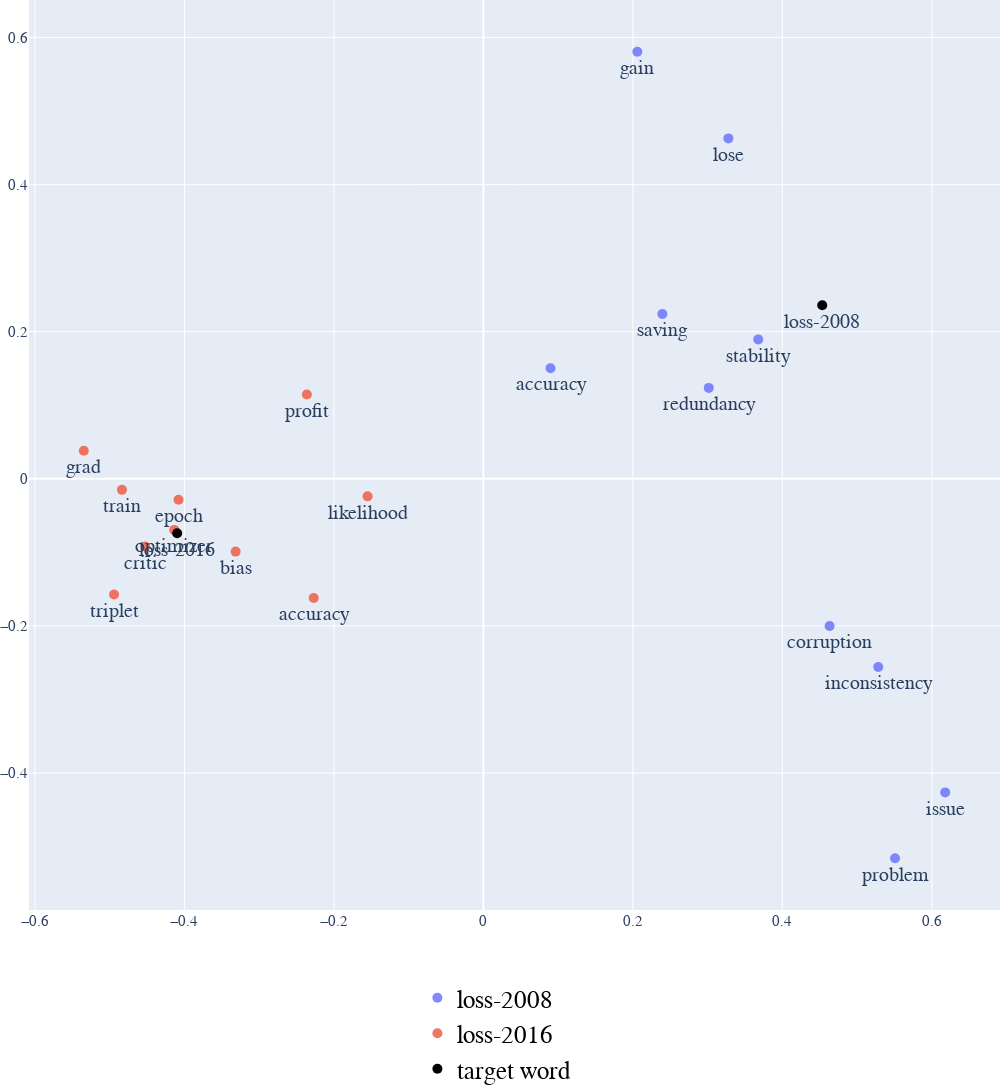

Here is the notebook cell this chart was saved with:
### Code cell
pca_scatter(model_2008.wv,model_2020_aligned2_08.wv, ml_user_input, ml_similar_word, color_map)

### Figure 1 — Plotly figure (JSON) as saved in the notebook; plotly's stock layout.template omitted (floating-point values rounded to 4 significant figures)
{"data": [{"marker": {"color": 2, "opacity": 0.8, "size": 10}, "mode": "markers+text", "name": "loss-2008", "text": ["lose", "corruption", "stability", "saving", "redundancy", "inconsistency", "issue", "accuracy", "gain", "problem"], "textfont": {"size": 20}, "textposition": "bottom center", "type": "scatter", "x": [0.3278, 0.4632, 0.3678, 0.2395, 0.3016, 0.5283, 0.6179, 0.08982, 0.206, 0.5508], "y": [0.4629, -0.2003, 0.1896, 0.2241, 0.1236, -0.2559, -0.4265, 0.1504, 0.5807, -0.516]}, {"marker": {"color": 2, "opacity": 0.8, "size": 10}, "mode": "markers+text", "name": "loss-2016", "text": ["critic", "accuracy", "optimizer", "epoch", "bias", "triplet", "train", "grad", "profit", "likelihood"], "textfont": {"size": 20}, "textposition": "bottom center", "type": "scatter", "x": [-0.4524, -0.227, -0.4137, -0.4079, -0.3316, -0.4942, -0.4836, -0.5347, -0.2362, -0.155], "y": [-0.0922, -0.162, -0.06952, -0.02845, -0.09903, -0.1573, -0.01502, 0.03816, 0.1147, -0.02387]}, {"marker": {"color": "black", "opacity": 1, "size": 10}, "mode": "markers+text", "name": "target word", "text": ["loss-2008", "loss-2016"], "textfont": {"size": 20}, "textposition": "bottom center", "type": "scatter", "x": [0.4534, -0.4097], "y": [0.236, -0.07409]}], "layout": {"autosize": false, "font": {"family": " Courier New ", "size": 15}, "height": 1300, "legend": {"font": {"color": "black", "family": "Courier New", "size": 25}, "x": 0.4, "y": -0.2}, "margin": {"b": 0, "l": 0, "r": 0, "t": 0}, "showlegend": true, "width": 1000}}
